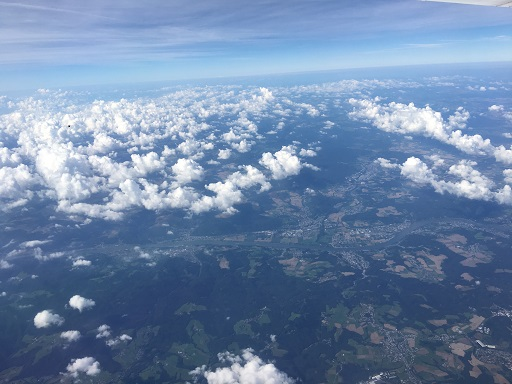
#> input picture L1/clouds.jpg, 512 x 384 px
$ python opencv_test.py
#> lines starting #> are read from the running program, lines starting #| are printed output that depends on the picture
# -*- coding: utf-8 -*-
"""
Created on Wed Nov  1 21:37:30 2017

@author: Trace
"""

import cv2
import matplotlib.pyplot as plt

print(cv2.__version__)

image = cv2.imread('clouds.jpg')
#> image is the input picture: shape (384, 512, 3); mean B, G, R 167.8, 134.4, 110.1
gray_image = cv2.cvtColor(image, cv2.COLOR_BGR2GRAY)
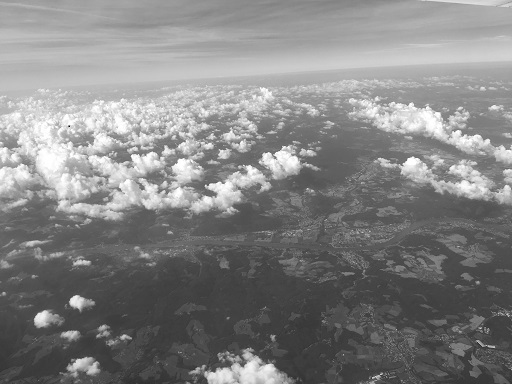
#> gray_image: shape (384, 512); min 2, max 255, mean 130.9
#cv2.imshow('Over the Clouds', image)
#cv2.imshow('Over the Clouds - Gray', gray_image)

print(image.shape)
#| (384, 512, 3)
print(image.dtype)
#| uint8

print(gray_image[101:104, 201:204])
#| [[202 222 229]
#|  [201 196 194]
#|  [219 187 188]]
plt.plot(gray_image[101:104, 201:204])
#cv2.waitKey(0)
#cv2.destroyAllWindows
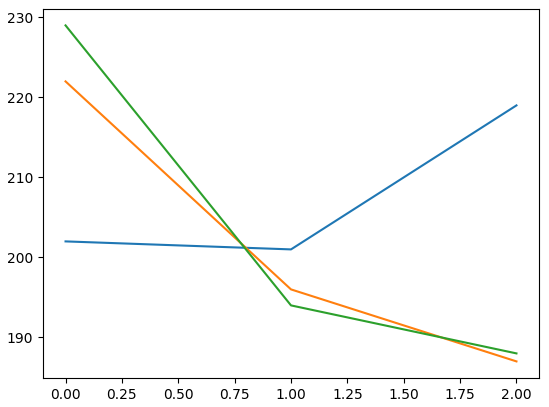
#> figure drawn by matplotlib, 1 panel
